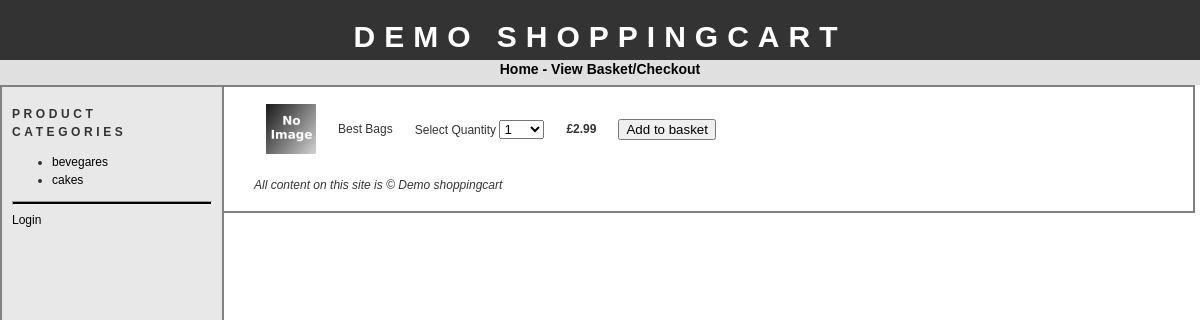
The page /addtobasket.php?id=1 on the database its author committed.
### tables this page shows
CREATE TABLE IF NOT EXISTS `categories` (
  `id` tinyint(4) NOT NULL AUTO_INCREMENT,
  `name` varchar(20) NOT NULL,
  PRIMARY KEY (`id`)
);

CREATE TABLE IF NOT EXISTS `products` (
  `id` int(11) NOT NULL AUTO_INCREMENT,
  `cat_id` tinyint(4) NOT NULL,
  `name` varchar(100) NOT NULL,
  `description` text NOT NULL,
  `image` varchar(30) NOT NULL,
  `price` float NOT NULL,
  PRIMARY KEY (`id`)
);

### config.php (called while the page is built, shortened)
<?php
    $config_basedir = "http://127.0.0.1:81/dmshoppingcart/";
?>

### functions.php (called while the page is built, shortened)
<?php
function pf_validate_number($value, $function, $redirect) {
	if(isset($value) == TRUE) {
		if(is_numeric($value) == FALSE) {
			header("Location: " . $redirect);
		}
		else {
			$final = $value;
		}
	}
	return $final;
}
?>

### addtobasket.php (the view, shortened to what this page needs)
<?php
	require("conn.php");
	require("functions.php");
	$validid = pf_validate_number($_GET['id'], "redirect", $config_basedir);
	$prodsql = "SELECT * FROM products WHERE id = " . $validid . ";";
	$prodres = mysql_query($prodsql);
	$numrows = mysql_num_rows($prodres);
	$prodrow = mysql_fetch_assoc($prodres);
	if($numrows == 0)
	{
		header("Location: " . $config_basedir);
	}
	else
	{
		if($_POST['submit'])
		{
			if(isset($_SESSION['SESS_ORDERNUM']) == TRUE)
			{
					if(isset($_SESSION['SESS_LOGGEDIN']) == TRUE)
					{
						$itemsql = "INSERT INTO order_items(order_id, product_id, quantity) VALUES("
						. $_SESSION['SESS_ORDERNUM'] . ", " . $validid . ", "
						. $_POST['amountBox'] . ")";
						mysql_query($itemsql);
					}
					else
					{
						$sql = "INSERT INTO orders(registered, date, session)
						VALUES(0, NOW(), '" . session_id() . "')";
						mysql_query($sql);
						$_SESSION['SESS_ORDERNUM'] = mysql_insert_id();
						$itemsql = "INSERT INTO order_items(order_id, product_id, quantity) VALUES("
						. $_SESSION['SESS_ORDERNUM'] . ", " . $validid . ", "
						. $_POST['amountBox'] . ")";
						mysql_query($itemsql);
					}
			}
			else
			{
				if($_SESSION['SESS_LOGGEDIN'])
				{
					$sql = "INSERT INTO orders(customer_id, registered, date) VALUES("
							. $_SESSION['SESS_USERID'] . ", 1, NOW())";
					mysql_query($sql);
					session_register("SESS_ORDERNUM");
					$_SESSION['SESS_ORDERNUM'] = mysql_insert_id();
					$itemsql = "INSERT INTO order_items(order_id, product_id, quantity) VALUES("
						. $_SESSION['SESS_ORDERNUM'] . ", " . $validid . ", "
						. $_POST['amountBox'] . ")";
					mysql_query($itemsql);
				}
				else
				{
					$sql = "INSERT INTO orders(registered, date, session)
						VALUES(" . "0, NOW(), '" . session_id() . "')";
					mysql_query($sql);
					session_register("SESS_ORDERNUM");
					$_SESSION['SESS_ORDERNUM'] = mysql_insert_id();
					$itemsql = "INSERT INTO order_items(order_id, product_id, quantity)
						VALUES(" . $_SESSION['SESS_ORDERNUM'] . ", " . $validid . ", " . $_POST['amountBox'] . ")";
					mysql_query($itemsql);
				}
			}
			$totalprice = $prodrow['price'] * $_POST['amountBox'] ;
			$updsql = "UPDATE orders SET total = total + " . $totalprice . " WHERE id = " . $_SESSION['SESS_ORDERNUM'] . ";";
			mysql_query($updres);
			header("Location: " . $config_basedir . "showcart.php");
		}
		else
		{
			require("header.php");
			echo "<form action='addtobasket.php?id=" . $_GET['id'] . "' method='POST'>";
			echo "<table cellpadding='10'>";
			echo "<tr>";
				if(empty($prodrow['image'])) {
					echo "<td><img src='./productimages/dummy.jpg' width='50' alt='" . $prodrow['name'] . "'></td>";
				}
				else {
					echo "<td><img src='./productimages/" . $prodrow['image'] . "' width='50' alt='" . $prodrow['name'] . "'></td>";
				}
				echo "<td>" . $prodrow['name'] . "</td>";
				echo "<td>Select Quantity <select name='amountBox'>";
				for($i=1;$i<=100;$i++)
				{
					echo "<option>" . $i . "</option>";
				}
				echo "</select></td>";
				echo "<td><strong>&pound;" . sprintf('%.2f', $prodrow['price']) . "</strong></td>";
				echo "<td><input type='submit' name='submit' value='Add to basket'></td>";
			echo "</tr>";
			echo "</table>";
			echo "</form>";
		}
	}
	require("footer.php");
?>

### bar.php
<h1>Product Categories</h1>
<ul>
<?php
	$catsql = "SELECT * FROM categories;";
	$catres = mysql_query($catsql);
	while($catrow = mysql_fetch_assoc($catres))
	{
		echo "<li><a href='" . $config_basedir . "/products.php?id=" . $catrow['id'] . "'>"
			. $catrow['name'] . "</a></li>";
	}
?>
</ul>

### stylesheet.css (style rules this page uses)
body { font-family: "trebuchet ms", verdana, sans-serif; font-size: 12px; line-height: 1.5em; color: #333; background: #ffffff; margin: 0; padding: 0; text-align: center; width: 100%; }
a:link { text-decoration: none; color: #000; }
img { border: 0; }
#bar h1 { font-size: 12px; text-transform: uppercase; letter-spacing: 0.3em; }

### rows shown on the page
categories: name "bevegares"
categories: name "cakes"
products: name "Best Bags", price "2.99"

### other values the page prints
$config_sitename "DEMO SHOPPINGCART"
$config_sitename "Demo shoppingcart"
form field amountBox "1"
